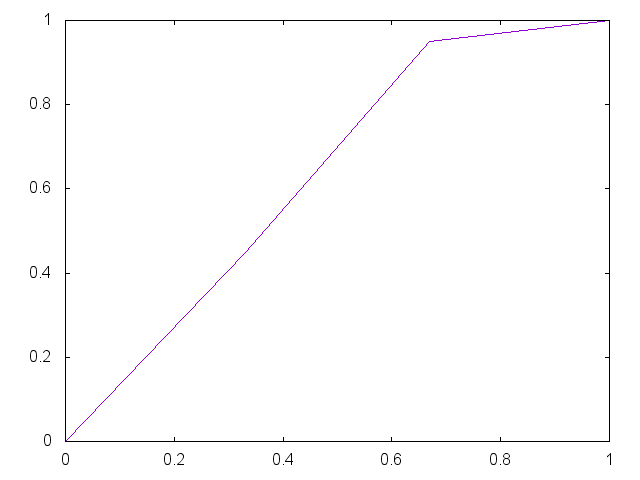

The gnuplot source for this figure:


set term png

set output "generate/static/generate/unique-0.45-0.95.png"
plot '-' smooth unique notitle
0 0
0.33 0.45
0.67 0.95 
1 1
e

reset;
